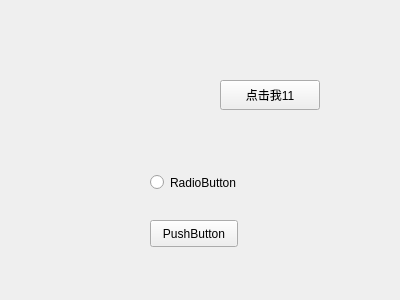
<?xml version="1.0" encoding="UTF-8"?>
<ui version="4.0">
 <class>MainWindow</class>
 <widget class="QMainWindow" name="MainWindow">
  <property name="geometry">
   <rect>
    <x>0</x>
    <y>0</y>
    <width>400</width>
    <height>300</height>
   </rect>
  </property>
  <property name="windowTitle">
   <string>Qt 示例窗口</string>
  </property>
  <widget class="QWidget" name="centralwidget">
   <widget class="QPushButton" name="pushButton">
    <property name="geometry">
     <rect>
      <x>220</x>
      <y>80</y>
      <width>100</width>
      <height>30</height>
     </rect>
    </property>
    <property name="text">
     <string>点击我11</string>
    </property>
   </widget>
   <widget class="QRadioButton" name="radioButton">
    <property name="geometry">
     <rect>
      <x>150</x>
      <y>170</y>
      <width>111</width>
      <height>25</height>
     </rect>
    </property>
    <property name="text">
     <string>RadioButton</string>
    </property>
   </widget>
   <widget class="QPushButton" name="pushButton_2">
    <property name="geometry">
     <rect>
      <x>150</x>
      <y>220</y>
      <width>88</width>
      <height>27</height>
     </rect>
    </property>
    <property name="text">
     <string>PushButton</string>
    </property>
   </widget>
  </widget>
 </widget>
 <resources/>
 <connections/>
</ui>
